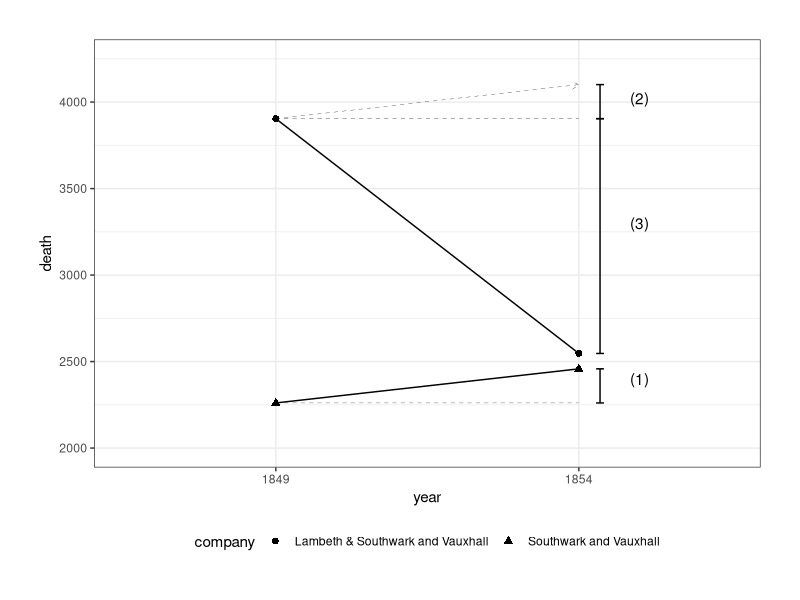

R code for this plot:
## ---- chunk 1
# (1) tidyverseとbroomの読み込み
library("tidyverse")
library("broom")

# (2) John Snowデータの読み込み
## Data from Table.12 in Snow(1855)
## http://www.ph.ucla.edu/epi/snow/table12a.html

## 1849年におけるエリア毎のコレラによる死者数
### Southwark and Vauxhall Company
sv1849 <- c(283, 157, 192, 249, 259, 226, 352, 97, 111, 8, 235, 92)

### Lambeth Company & Southwark and Vauxhall Company
lsv1849 <- c(256, 267, 312, 257, 318, 446, 143, 193, 243, 215, 544, 187, 153, 81, 113, 176)

## 1849年におけるエリア毎のコレラによる死者数
### Southwark and Vauxhall Company
sv1854 <- c(371, 161, 148, 362, 244, 237, 282, 59, 171, 9, 240, 174)

### Lambeth Company & Southwark and Vauxhall Company
lsv1854 <- c(113, 174, 270, 93, 210, 388, 92, 58, 117, 49, 193, 303, 142, 48, 165, 132)

## コレラの死者数を会社ごとにまとめる
sv_death <- c(sv1849, sv1854)
lsv_death <- c(lsv1849, lsv1854)

## どのデータがどのエリアのものか
sv_area <- paste0("sv_", c(1:length(sv1849), 1:length(sv1854)))
lsv_area <- paste0("lsv_", c(1:length(lsv1849), 1:length(lsv1854)))

## どのデータがどの年のものか
sv_year <- c(rep("1849", length(sv1849)), rep("1854", length(sv1854)))
lsv_year <- c(rep("1849", length(lsv1849)), rep("1854", length(lsv1854)))

## Southwark & Vauxhallのデータフレームを作成
sv <- data.frame(area = sv_area,
                 year = sv_year,
                 death = sv_death,
                 LSV = "0",
                 company = "Southwark and Vauxhall")

## Lambeth & Southwark and Vauxhallのデータフレームを作成
lsv <- data.frame(area = lsv_area,
                  year = lsv_year,
                  death = lsv_death,
                  LSV = "1",
                  company = "Lambeth & Southwark and Vauxhall")

## 地域・年別のデータセットの作成
JS_df <- rbind(sv, lsv) %>%
  mutate(LSV =
           if_else(company == "Lambeth & Southwark and Vauxhall", 1, 0))

## 会社別のデータセットを作成
JS_sum <- JS_df %>%
  group_by(company, LSV, year) %>%
  summarise(death = sum(death))

# (3) 集計と可視化による分析
## 集計による推定
JS_grp_summary <- JS_sum %>%
  mutate(year = paste("year", year, sep = "_")) %>%
  spread(year, death) %>%
  mutate(gap = year_1854 - year_1849,
         gap_rate = year_1854/year_1849 - 1)

## 集計による推定(log)
JS_grp_summary_ln <- JS_sum %>%
  mutate(year = paste("year", year, sep = "_"),
         death = log(death)) %>%
  spread(year, death) %>%
  mutate(gap = year_1854 - year_1849)

## ggplotによる可視化
did_plot <- JS_sum %>%
  ggplot(aes(y = death, x = year, shape = company)) +
  geom_point(size = 2) +
  geom_line(aes(group = company), linetype = 1) +
  ylim(2000, 4250) +
  theme_bw() +
  theme(plot.title = element_text(hjust = 0.5),
        legend.position = "bottom",
        plot.margin = margin(1, 1, 1, 1, "cm"))

## ggplotによる可視化(アノテーションを追加)
did_plot +
  annotate("text", x = 2.2, y = 2400, label = "(1)") +
  annotate("text", x = 2.2, y = 3904 + 197*0.6, label = "(2)") +
  annotate("text", x = 2.2, y = 3300, label = "(3)") +
  annotate("segment", # for common trend in treatment group
           x = 1, xend = 2,
           y = 3904, yend = 3904 + 197,
           arrow = arrow(length = unit(.2,"cm")),
           size = 0.1,
           linetype = 2) +
  annotate("segment", # for parallel trend
           x = 1, xend = 2,
           y = 2261, yend = 2261,
           size = 0.1,
           linetype = 2) +
  annotate("segment", # for parallel trend
           x = 1, xend = 2,
           y = 3904, yend = 3904,
           size = 0.1,
           linetype = 2) +
  annotate("segment", # for (1)
           x = 2.07, xend = 2.07,
           y = 2261, yend = 2458,
           arrow = arrow(ends = "both",
                         length = unit(.1,"cm"),angle = 90)) +
  annotate("segment", # for (2)
           x = 2.07, xend = 2.07,
           y = 3904, yend = 3904 + 197,
           arrow = arrow(ends = "both",
                         length = unit(.1,"cm"),angle = 90)) +
  annotate("segment", # for (3)
           x = 2.07, xend = 2.07,
           y = 3904, yend = 2547,
           arrow = arrow(ends = "both",
                         length = unit(.1,"cm"),angle = 90))
## ---- chunk 2
print(JS_grp_summary)
## ---- chunk 3
JS_did <- JS_sum %>%
  mutate(D1854 = if_else(year == 1854, 1, 0)) %>%
  lm(data = ., death ~ LSV + D1854 + D1854:LSV) %>%
  tidy()

# 4サンプルしかないので標準誤差は出てこない
print(JS_did)
## ---- chunk 4
# areaをモデルに追加
JS_did_area <- JS_df %>%
  mutate(D1854 = if_else(year == 1854, 1, 0)) %>%
  lm(data = ., death ~ LSV + area + D1854 + D1854:LSV) %>%
  tidy() %>%
  dplyr::filter(!str_detect(term, "area")) 
# 地域ごとにどうである等の興味なし、areaのパラメータの推定結果は重要な情報を持たないので削除

print(JS_did_area)
## ---- chunk 5
JS_did_area_log <- JS_df %>%
  mutate(D1854 = if_else(year == 1854, 1, 0)) %>%
  lm(data = ., log(death) ~ LSV + area + D1854 + D1854:LSV) %>%
  tidy() %>%
  filter(!str_detect(term, "area"))

print(JS_did_area_log)
